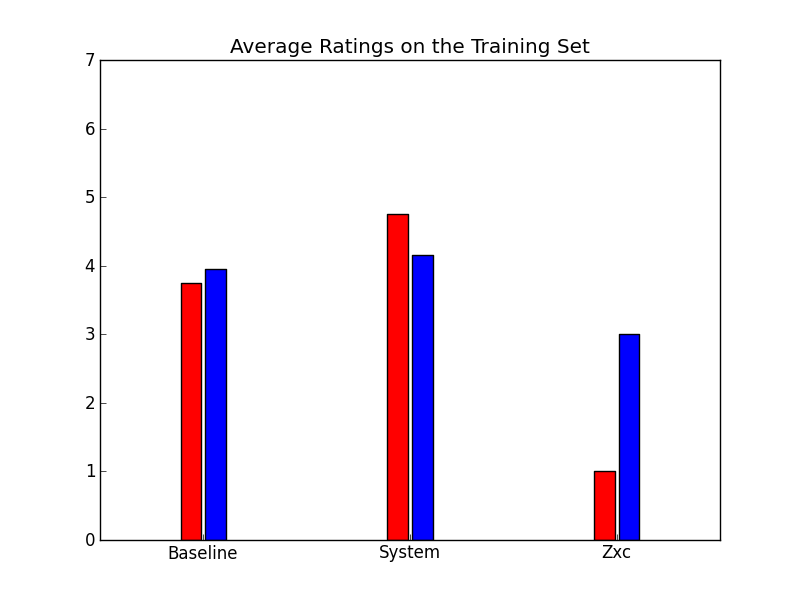

Generate this figure with Python:
#!/usr/bin/env python
import numpy.numarray as na

from pylab import *

labels = ["Baseline", "System", "Zxc"]
data1 =  [3.75, 4.75, 1]
data2 =  [3.95, 4.15, 3]

width = 1200

series = len(data1)
span = width / series

xlocations = na.array(range(series)) * span + span * 0.5
bwidth = 40
bar(xlocations - 1.1 * bwidth, data1, width=bwidth, color='red')
bar(xlocations + 0.1 * bwidth, data2, width=bwidth)
yticks(range(0, 8))
xticks(xlocations, labels)
xlim(0, width)
title("Average Ratings on the Training Set")
gca().get_xaxis().tick_bottom()
gca().get_yaxis().tick_left()

#show()
savefig("barcharts2.png")
